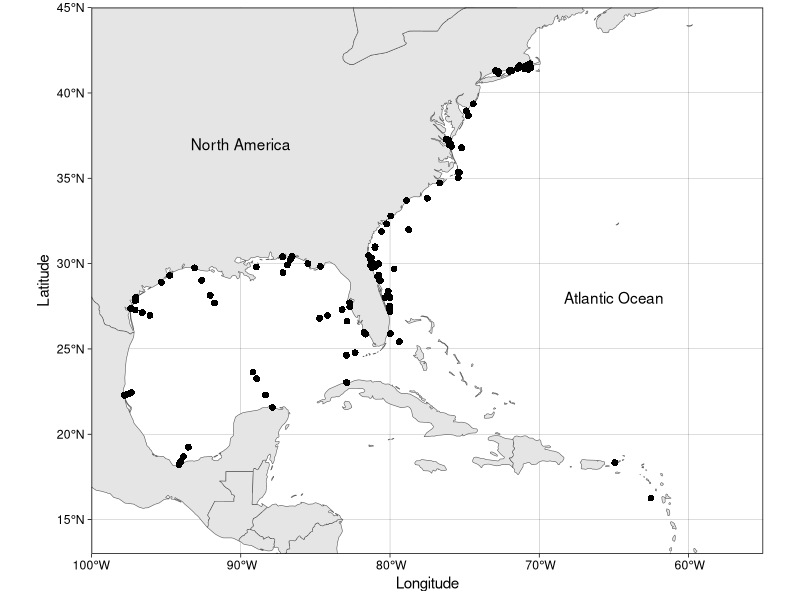
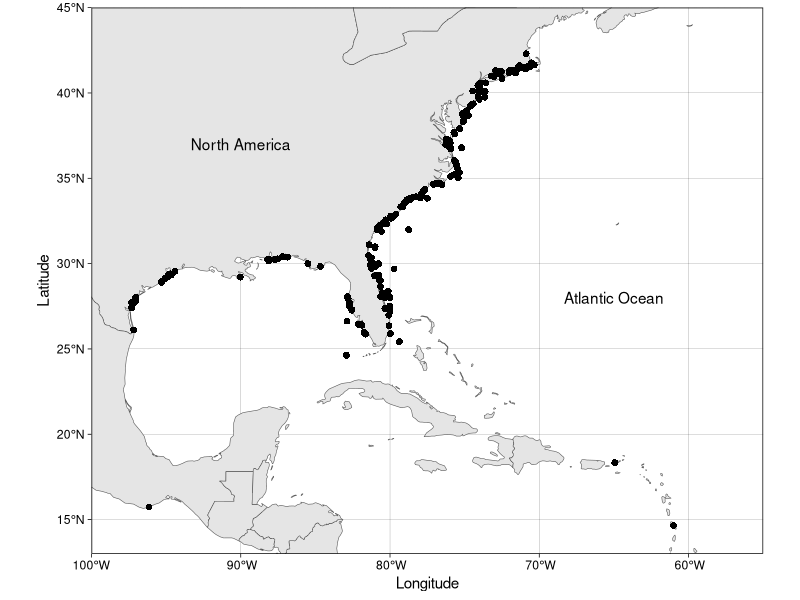
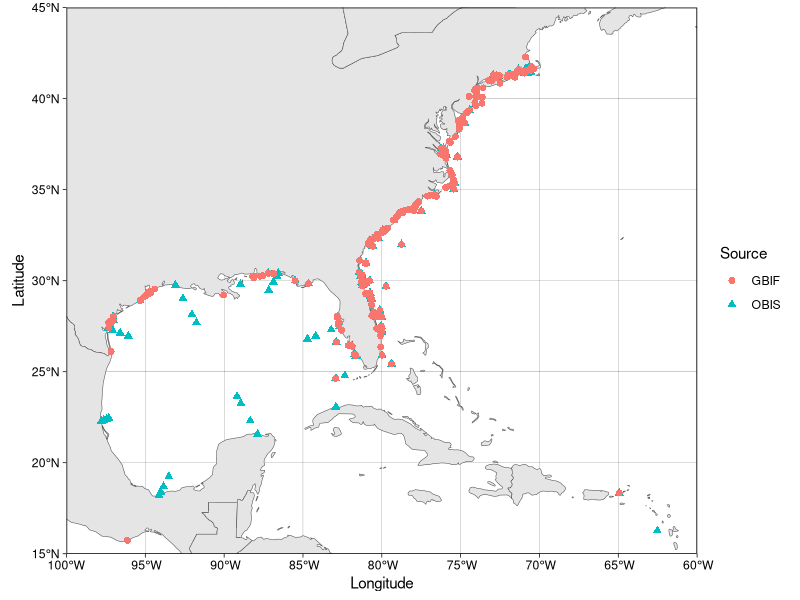
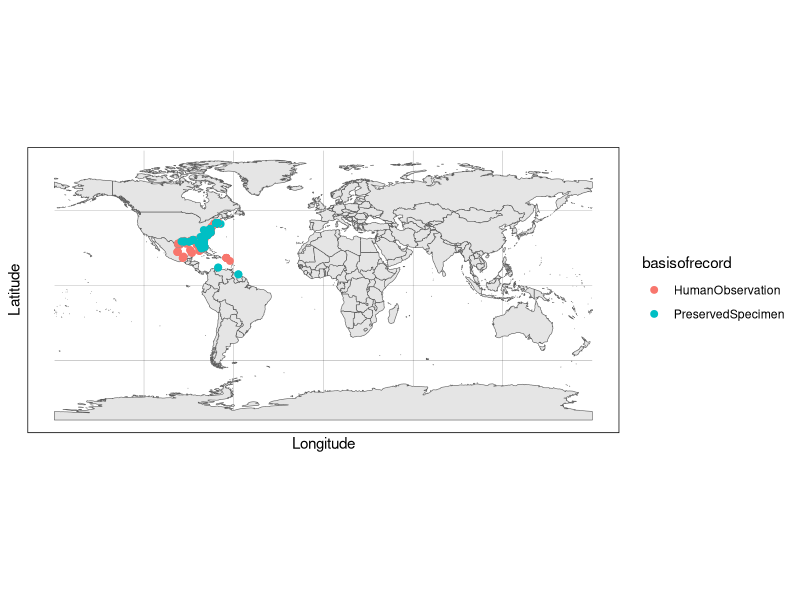
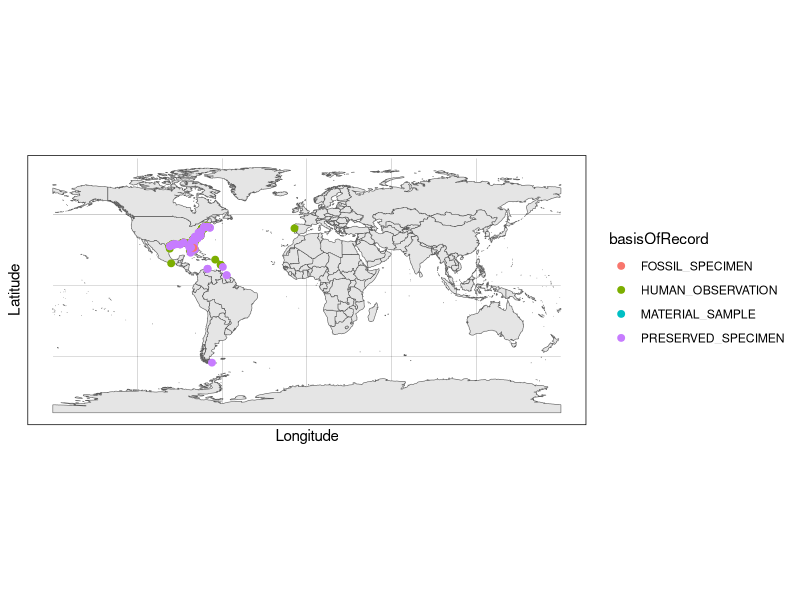
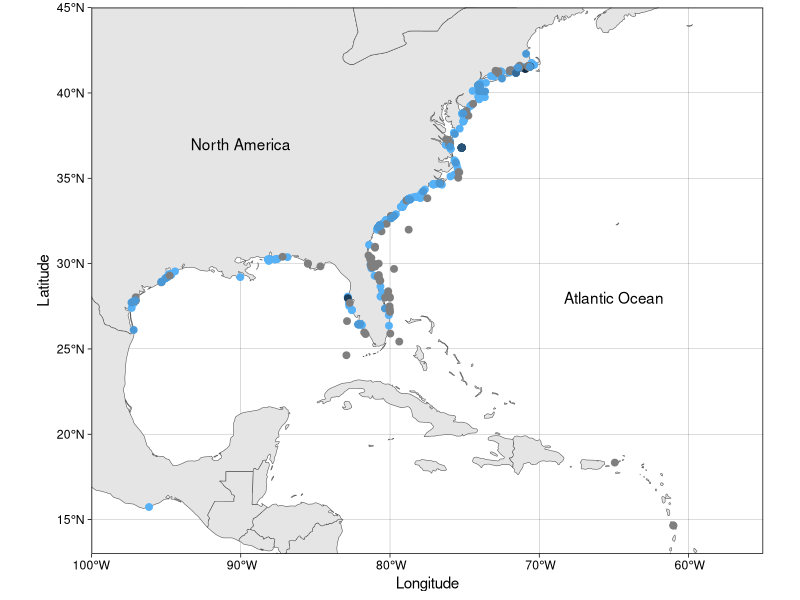

R code for these plots, in order: (Note: this script raises an error after producing the figures.)
## ---- chunk 1
knitr::opts_chunk$set(echo = TRUE)

#install.packages(c("cowplot", "googleway", "ggplot2", "ggrepel", "ggspatial", "libwgeom", "sf", "rnaturalearth", "rnaturalearthdata"))

#library("cowplot")
#library("googleway")
#library("ggrepel")
#library("ggspatial")
#library("libwgeom")
library("sf")
library("rnaturalearth")
library("rnaturalearthdata")
library("tidyverse")
## ---- chunk 2
## data from OBIS
obis <- read.csv("data/OBIS/Occurrence.csv")
obis <- obis %>%
  select(id, decimallongitude, decimallatitude, date_year, scientificname, originalscientificname, institutioncode, sst, basisofrecord, occurrencestatus, waterbody, country, stateprovince) %>% # select specific columns of interest
  drop_na(decimallongitude) %>% # remove data that does not have longitude values
  drop_na(decimallatitude) # remove data that does not have latitude values

## data from GBIF
gbif <- read.delim("data/GBIF/occurrence.txt")
gbif <- gbif %>%
  select(gbifID, rightsHolder, basisOfRecord, occurrenceStatus, year, continent, countryCode, stateProvince, decimalLongitude, decimalLatitude, scientificName, acceptedScientificName, collectionCode, datasetName) %>% # select specific columns of interest
  drop_na(decimalLongitude) %>% # remove data that does not have longitude values
  drop_na(decimalLatitude) # remove data that does not have latitude values
## ---- chunk 3
## OBIS
unique(obis$institutioncode)
#  [1] "WoodsHoleBioSurvey"                             "HRI"                                            ""                                              
#  [4] "Smithsonian Environmental Research Center"      "SMCC"                                           "TCWC"                                          
#  [7] "USNM"                                           "NOAA, NMFS, Northeast Fisheries Science Center" "EMAP_NCA"                                      
# [10] "HEX"                                            "OGL"                                            "UF"    

unique(obis$basisofrecord)
# [1] "HumanObservation"  "PreservedSpecimen"


## GBIF
unique(gbif$datasetName)
# [1] "iNaturalist research-grade observations"     ""                                            "NMNH Extant Biology"                        
# [4] "NMNH Material Samples (USNM)"                "Ocean Genome Legacy Collection"              "NCSM Non-molluscan Invertebrates Collection"

unique(gbif$basisOfRecord)
# [1] "HUMAN_OBSERVATION"  "PRESERVED_SPECIMEN" "FOSSIL_SPECIMEN"    "MATERIAL_SAMPLE"   
## ---- chunk 4
obis_human <- obis %>%
  filter(basisofrecord == "HumanObservation")
unique(obis_human$institutioncode)

gbif_human <- gbif %>%
  filter(basisOfRecord == "HUMAN_OBSERVATION")
unique(gbif_human$datasetName)
## ---- chunk 5
obis_human$Source <- "OBIS"
obis_human <- obis_human %>%
  select(decimallongitude, decimallatitude, date_year, basisofrecord, Source)

gbif_human$Source <- "GBIF"
gbif_human <- gbif_human %>%
  select(basisOfRecord, year, decimalLongitude, decimalLatitude, Source) %>%
  relocate(decimalLongitude, decimalLatitude, year, basisOfRecord, Source) %>%
  rename("decimallongitude" = "decimalLongitude", "decimallatitude" = "decimalLatitude", "date_year" = "year", "basisofrecord" = "basisOfRecord")
  
all <- rbind(obis_human, gbif_human)
## ---- chunk 6
world <- ne_countries(scale = "medium", returnclass = "sf")

## OBIS
obis_plot <- ggplot(data = world) +
  geom_sf() +
  geom_point(data = obis_human, aes(x = decimallongitude, y = decimallatitude, shape = Source, color = Source), size = 2, color = "black") +
  coord_sf(xlim = c(-100, -55), ylim = c(13, 45), expand = FALSE) +
  ylab("Latitude") +
  xlab("Longitude") +
  theme_linedraw() +
  theme(legend.position = "none")

obis_plot + annotate(geom = "text", x = -90, y = 37, label = "North America") +
  annotate(geom = "text", x = -65, y = 28, label = "Atlantic Ocean")

## GBIF
gbif_plot <- ggplot(data = world) +
  geom_sf() +
  geom_point(data = gbif_human, aes(x = decimallongitude, y = decimallatitude, shape = Source, color = Source), size = 2, color = "black") +
  coord_sf(xlim = c(-100, -55), ylim = c(13, 45), expand = FALSE) +
  ylab("Latitude") +
  xlab("Longitude") +
  #geom_text(x = -90, y = 37, label = "test") +
  theme_linedraw() +
  theme(legend.position = "none")

gbif_plot + annotate(geom = "text", x = -90, y = 37, label = "North America") +
  annotate(geom = "text", x = -65, y = 28, label = "Atlantic Ocean")
## ---- chunk 7
both <- ggplot(data = world) +
  geom_sf() +
  geom_point(data = all, aes(x = decimallongitude, y = decimallatitude, shape = Source, color = Source), size = 2) +
  coord_sf(xlim = c(-100, -60), ylim = c(15, 45), expand = FALSE) +
  ylab("Latitude") +
  xlab("Longitude") +
  theme_linedraw()
both
## ---- chunk 8
length(unique(obis_human$decimallongitude)) # 152 unique longitude measurements 
length(unique(obis_human$decimallatitude)) # 139 unique latitude measurements 

length(unique(gbif_human$decimallongitude)) # 393 unique longitude measurements 
length(unique(gbif_human$decimallatitude)) # 395 unique latitude measurements 

## Okay so the GBIS dataset has more unique lat/long measurements 
## ---- chunk 9
## OBIS
ggplot(data = world) +
  geom_sf() +
  geom_point(data = obis, aes(x = decimallongitude, y = decimallatitude, color = basisofrecord), size = 2) +
  #coord_sf(xlim = c(-100, -50), ylim = c(-15, 45), expand = FALSE) +
  ylab("Latitude") +
  xlab("Longitude") +
  theme_linedraw() 

## GBIF
ggplot(data = world) +
  geom_sf() +
  geom_point(data = gbif, aes(x = decimalLongitude, y = decimalLatitude, color = basisOfRecord), size = 2) +
  #coord_sf(xlim = c(-100, 0), ylim = c(-15, 45), expand = FALSE) +
  ylab("Latitude") +
  xlab("Longitude") +
  theme_linedraw()
## ---- chunk 10
test <- gbif_human %>%
  mutate(decade = floor(date_year/10)*10) %>%
  group_by(decade)

## GBIF
test_plot <- ggplot(data = world) +
  geom_sf() +
  geom_point(data = test, aes(x = decimallongitude, y = decimallatitude, color = decade), size = 2) +
  coord_sf(xlim = c(-100, -55), ylim = c(13, 45), expand = FALSE) +
  ylab("Latitude") +
  xlab("Longitude") +
  #geom_text(x = -90, y = 37, label = "test") +
  theme_linedraw() +
  theme(legend.position = "none")

test_plot + annotate(geom = "text", x = -90, y = 37, label = "North America") +
  annotate(geom = "text", x = -65, y = 28, label = "Atlantic Ocean")

## ---- chunk 11
obis_human$coordinates <- paste0(obis_human$decimallatitude, sep = ", ", obis_human$decimallongitude)
length(unique(obis_human$coordinates))

gbif_human$coordinates <- paste0(gbif_human$decimalLatitude, sep = ", ", gbif_human$decimalLongitude)
length(unique(gbif_human$coordinates))

merge <- full_join(obis_human, gbif_human, by = "coordinates") %>%
  drop_na(decimalLatitude, decimallatitude, decimalLongitude, decimallongitude)

length(unique(merge$decimallongitude))
length(unique(merge$decimallatitude))

merge <- unique(merge)
## ---- chunk 12
test_plot <- ggplot(data = world) +
  geom_sf() +
  geom_point(data = merge, aes(x = decimallongitude, y = decimallatitude), size = 2) +
  coord_sf(xlim = c(-90, -70), ylim = c(20, 45), expand = FALSE) +
  ylab("Latitude") +
  xlab("Longitude") +
  #geom_text(x = -90, y = 37, label = "test") +
  theme_linedraw() +
  theme(legend.position = "none")

test_plot + annotate(geom = "text", x = -90, y = 37, label = "North America") +
  annotate(geom = "text", x = -65, y = 28, label = "Atlantic Ocean")
